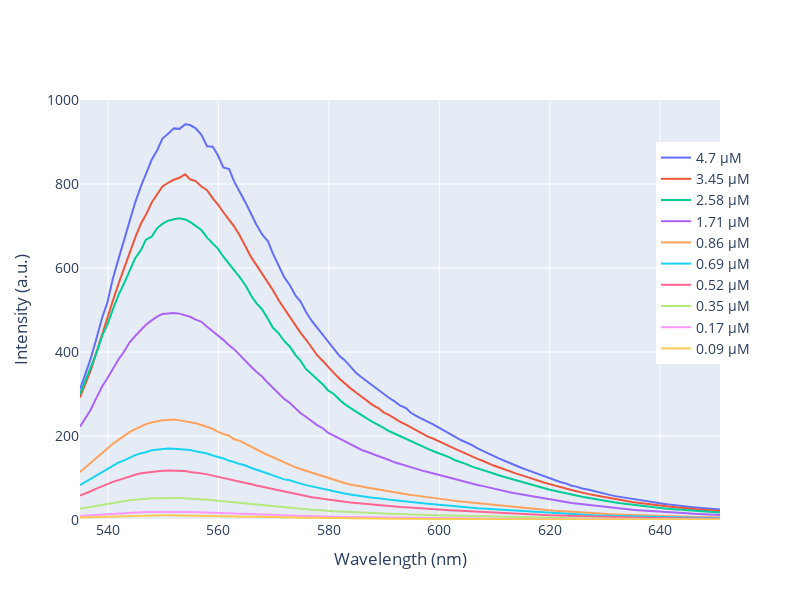

The notebook cell saved with this chart:
### Code cell
fig = go.Figure()

for λ_col, I_col, c in zip(WAVELENGHTS, INTENSITIES,CONCENTRATIONS):
    fig.add_trace(go.Scatter(x=data[λ_col],y= data[I_col],
                    mode='lines',
                    name=f'{np.round(c,2)} μM'))

fig.update_layout(
                  xaxis_title='Wavelength (nm)',
                  yaxis_title='Intensity (a.u.)',
                  height=600,
                  width=800,
                  yaxis=dict(range=[0, 1000]),
                  legend=dict(x=0.9, y=0.9),
                  font=dict(size=14))


fig.show()
